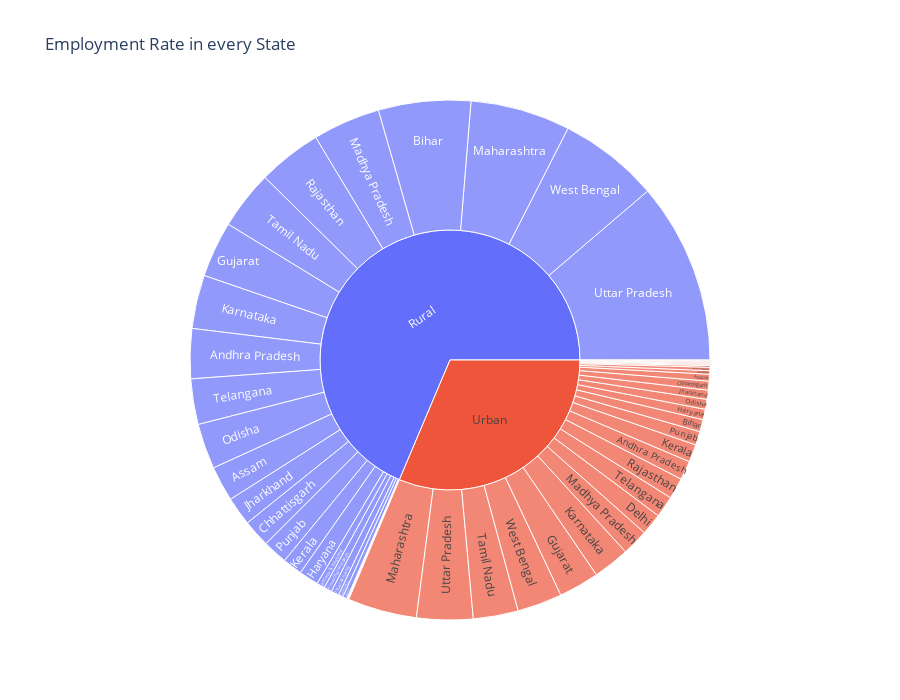

Notebook cell for this chart:
### Code cell
px.sunburst(dataset[["Region","Estimated Employed","Area"]],path=['Area','Region'], values="Estimated Employed", title='Employment Rate in every State',height=700)

### Figure 1 — Plotly figure (JSON) as saved in the notebook; plotly's stock layout.template omitted (floating-point values rounded to 4 significant figures)
{"data": [{"branchvalues": "total", "domain": {"x": [0, 1], "y": [0, 1]}, "hovertemplate": "labels=%{label}<br>Estimated Employed=%{value}<br>parent=%{parent}<br>id=%{id}<extra></extra>", "ids": ["Rural/Andhra Pradesh", "Urban/Andhra Pradesh", "Rural/Assam", "Urban/Assam", "Rural/Bihar", "Urban/Bihar", "Urban/Chandigarh", "Rural/Chhattisgarh", "Urban/Chhattisgarh", "Rural/Delhi", "Urban/Delhi", "Rural/Goa", "Urban/Goa", "Rural/Gujarat", "Urban/Gujarat", "Rural/Haryana", "Urban/Haryana", "Rural/Himachal Pradesh", "Urban/Himachal Pradesh", "Rural/Jammu & Kashmir", "Urban/Jammu & Kashmir", "Rural/Jharkhand", "Urban/Jharkhand", "Rural/Karnataka", "Urban/Karnataka", "Rural/Kerala", "Urban/Kerala", "Rural/Madhya Pradesh", "Urban/Madhya Pradesh", "Rural/Maharashtra", "Urban/Maharashtra", "Rural/Meghalaya", "Urban/Meghalaya", "Rural/Odisha", "Urban/Odisha", "Rural/Puducherry", "Urban/Puducherry", "Rural/Punjab", "Urban/Punjab", "Rural/Rajasthan", "Urban/Rajasthan", "Rural/Sikkim", "Urban/Sikkim", "Rural/Tamil Nadu", "Urban/Tamil Nadu", "Rural/Telangana", "Urban/Telangana", "Rural/Tripura", "Urban/Tripura", "Rural/Uttar Pradesh", "Urban/Uttar Pradesh", "Rural/Uttarakhand", "Urban/Uttarakhand", "Rural/West Bengal", "Urban/West Bengal", "Rural", "Urban"], "labels": ["Andhra Pradesh", "Andhra Pradesh", "Assam", "Assam", "Bihar", "Bihar", "Chandigarh", "Chhattisgarh", "Chhattisgarh", "Delhi", "Delhi", "Goa", "Goa", "Gujarat", "Gujarat", "Haryana", "Haryana", "Himachal Pradesh", "Himachal Pradesh", "Jammu & Kashmir", "Jammu & Kashmir", "Jharkhand", "Jharkhand", "Karnataka", "Karnataka", "Kerala", "Kerala", "Madhya Pradesh", "Madhya Pradesh", "Maharashtra", "Maharashtra", "Meghalaya", "Meghalaya", "Odisha", "Odisha", "Puducherry", "Puducherry", "Punjab", "Punjab", "Rajasthan", "Rajasthan", "Sikkim", "Sikkim", "Tamil Nadu", "Tamil Nadu", "Telangana", "Telangana", "Tripura", "Tripura", "Uttar Pradesh", "Uttar Pradesh", "Uttarakhand", "Uttarakhand", "West Bengal", "West Bengal", "Rural", "Urban"], "name": "", "parents": ["Rural", "Urban", "Rural", "Urban", "Rural", "Urban", "Urban", "Rural", "Urban", "Rural", "Urban", "Rural", "Urban", "Rural", "Urban", "Rural", "Urban", "Rural", "Urban", "Rural", "Urban", "Rural", "Urban", "Rural", "Urban", "Rural", "Urban", "Rural", "Urban", "Rural", "Urban", "Rural", "Urban", "Rural", "Urban", "Rural", "Urban", "Rural", "Urban", "Rural", "Urban", "Rural", "Urban", "Rural", "Urban", "Rural", "Urban", "Rural", "Urban", "Rural", "Urban", "Rural", "Urban", "Rural", "Urban", "", ""], "type": "sunburst", "values": [165320327, 62994282, 116599411, 22624665, 305811719, 40441577, 3801975, 91023582, 29474378, 2075490, 71494870, 2018953, 3412447, 185174510, 134081848, 65096893, 34501136, 26563125, 3111939, 26804685, 10993880, 94672916, 30465816, 177394266, 121285074, 65390593, 58534593, 223789222, 87444339, 330766220, 228959264, 15399864, 3223030, 150457642, 32823273, 1911221, 3608009, 81833453, 45268683, 211410403, 69739410, 745473, 1071499, 194566697, 148980612, 151002968, 71307589, 14416461, 5659613, 600136002, 186519299, 25788593, 11747566, 333063384, 148495680, 3659234073, 1672066346]}], "layout": {"height": 700, "legend": {"tracegroupgap": 0}, "title": {"text": "Employment Rate in every State"}}}
